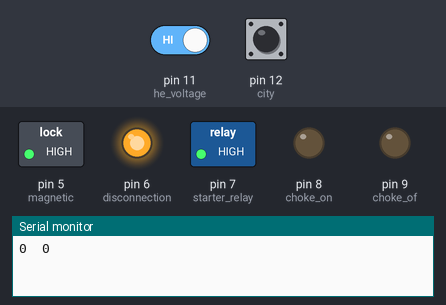
Recording of a sketch running on a simulated Arduino Uno, built with avr-gcc and run on an emulated ATmega328P. Parts: switched loads named in the sketch (green lamp = pin HIGH), output pins drawn as LEDs (lit = HIGH), the last lines printed to the serial monitor. Inputs (shaded band) come from the test bench; at power-on: pin 12 (city) HIGH, pin 11 (he_voltage) HIGH.

Above: at 1.8 s.
1.9 s: pin 12 (city) pulled LOW for 0.15 s
At 23.8 s:
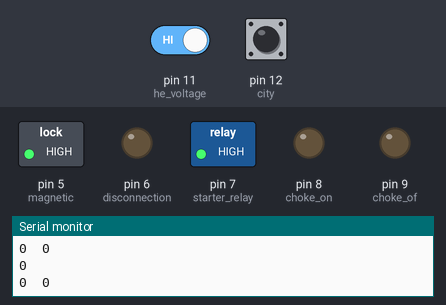
24.0 s: pin 12 (city) pulled LOW for 1 s
At 25.0 s:
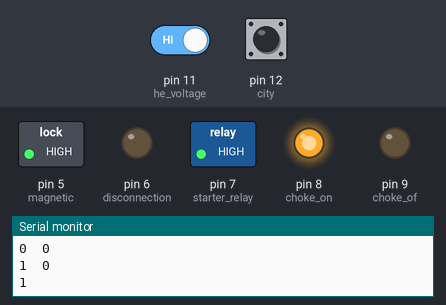
26.5 s: pin 11 (he_voltage) driven LOW and pin 12 (city) driven LOW
At 40.7 s:
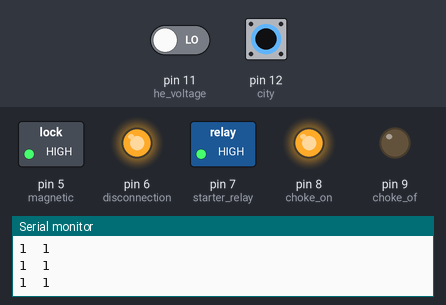
Timing chart, 0 to 42.2 s (numbered marks = the images above; inputs shaded):
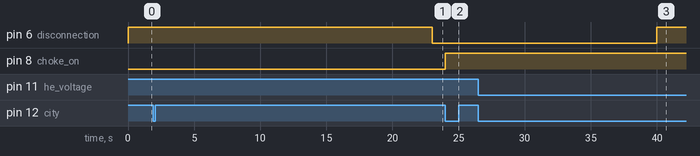

The sketch:

Generator.ino
```cpp
// проект автозапуск бензинового генератора на ARDURINO Ver 090717

//задаю константы

#define city 12                      //напряжение из города

#define he_voltage 11                //напряжение на генераторе


#define starter_relay 7              //реле стартера

#define magnetic 5                   //включает пускатель

#define disconnection 6             //реле датчика масла


#define choke_on 8                   //подсос включить

#define choke_of 9                   //подсос выключить


// задаю переменные

bool t = 0; //отображает работу генератора
bool m = 0; //отображает наличие напряжения в сети
byte a = 0; //количество попыток запуска ген
int val = 0;  // переменная для хранения считываемого значения с
int g = 0; //количество команд на пускатель
byte regum = 0;     // 0 - робота від мережі
short int proces = 0;
// 1 - процес заведення
// 2 - робота від генератора
// 3 - процес вимкнення генератора і перехід на роботу від мережі

unsigned long globalDelay = millis(), millisproces = millis(), waitStart;

void setup()
{
  pinMode(city, INPUT_PULLUP);         // назначаем  входом  напряжение из города  в схеме

  pinMode(he_voltage, INPUT_PULLUP);         // назначаем the_voltage входом  напряжение с генератора

  pinMode(starter_relay, OUTPUT);         //назначаем  starter_relay выходом реле стартера

  pinMode(choke_on, OUTPUT);         //назначаем choke_on выходом подсос включает

  pinMode(choke_of, OUTPUT);         //назначаем choke_of выходом подсос вЫключает

  pinMode(magnetic, OUTPUT);         //назначаем magnetic выходом переключает пускатели на генератор

  pinMode(disconnection, OUTPUT);         //назначаем disconnection выходом включает и выключает  зажигание

  Serial.begin(9600);              //  установка связи по serial
  digitalWrite(magnetic, HIGH);
  digitalWrite(disconnection, HIGH);
  digitalWrite(starter_relay, HIGH);
}

void loop()
{
  if (millis() - globalDelay >= 1000) {
    globalDelay = millis();
    m =  !digitalRead(city);
    t =  !digitalRead(he_voltage);
    Serial.print(m); Serial.print("  "); Serial.println(t);

    if (regum == 0) {                         //події підчас нормальної роботи генератора
      if (m == LOW && t == LOW && a != 6)
      {
        regum = 1;
        a = 0;
        proces = 0;
      }
      if (m == HIGH) {
        a = 0;
      }
      if (millis() - millisproces >= 5000) {
        millisproces = millis();
        digitalWrite(disconnection, HIGH);
      }


    } else if (regum == 1) {                              //Завод генератора
      if (a == 0) {
        delay(10000);
        if (m == HIGH && t == LOW) {
          regum = 0;
          return 0;
        }
        a++;
      }
      if (m == HIGH && t == LOW) {
        regum = 3;
      }

      if (waitStart - millis() >= 30 * 1000 || a == 1) {

        if (proces == 0) {
          digitalWrite(disconnection, LOW);
          proces++;
          millisproces = millis();
          Serial.println("0");
        } else if (proces == 1 && millis() - millisproces >= 700) {
          digitalWrite(choke_on, HIGH);
          proces++;
          millisproces = millis();
          Serial.println("1");
        } else if (proces == 2 && millis() - millisproces >= 1000) {
          digitalWrite(starter_relay, LOW);
          proces++;
          millisproces = millis();
          Serial.println("2");
        } else if (proces == 3 && ((millis() - millisproces >= 2000) || t == HIGH)) {

          digitalWrite(starter_relay, HIGH);
          proces++;
          millisproces = millis();
          Serial.println("3");
          digitalWrite(choke_on, LOW);
        } else if (proces == 4 && millis() - millisproces >= 500) {

          Serial.println("4");

          digitalWrite(choke_of, HIGH);

          proces++;
          millisproces = millis();
        } else if (proces == 5 && millis() - millisproces >= 500) {
          digitalWrite(choke_of, LOW);
          Serial.println("5");
          proces++;
          millisproces = millis();
          if (m == LOW  && t == HIGH) {
            regum = 2;
          }
        } else if (millis() - millisproces >= 10000) {
          proces = 0;
          digitalWrite(choke_on, LOW);
          Serial.print("choke_on, LOW2");
          millisproces = millis();
          waitStart = millis();
          a++;
          Serial.println("-1");
        }
        if (a == 6) {
          regum = 0;
        }
      }


    } else if (regum == 2) {
      if (m == HIGH  && t == HIGH) {
        regum = 3;
        millisproces = millis();
      }
      if (m == LOW && t == LOW)
      {
        digitalWrite(magnetic, HIGH);
        regum = 1;
        a = 0;
        proces = 0;
      }
      if (millis() - millisproces > 30000) {
        digitalWrite(magnetic, LOW);
        millisproces = millis();
      }


    } else if (regum == 3) {
      if (millis() - millisproces > 10000) {
        digitalWrite(magnetic, HIGH);
        millisproces = millis();
        millisproces = millis();
        if (m == HIGH  && t == HIGH) {
          regum = 0;
        }
      }
    }
  }
}
```

Measured:
- after the input at 1.9 s, pin 6 (disconnection): HIGH → LOW after 21.1 s instead of 10.1 s; pin 7 (starter_relay): stays HIGH (without the input it goes to LOW after 12.1 s); pin 8 (choke_on): stays LOW (without the input it goes to HIGH after 11.1 s); pin 9 (choke_of): stays LOW (without the input it goes to HIGH after 15.1 s)
- after the input at 24.0 s, pin 7 (starter_relay): stays HIGH (without the input it goes to LOW after 1.0 s)
- after the input at 26.5 s, pin 6 (disconnection): LOW → HIGH after 13.5 s
